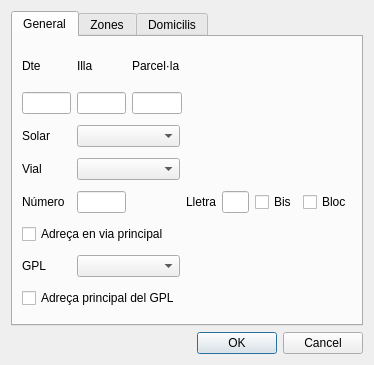
<?xml version="1.0" encoding="UTF-8"?>
<ui version="4.0">
 <class>Dialog</class>
 <widget class="QDialog" name="Dialog">
  <property name="geometry">
   <rect>
    <x>0</x>
    <y>0</y>
    <width>374</width>
    <height>365</height>
   </rect>
  </property>
  <property name="windowTitle">
   <string>Adreces</string>
  </property>
  <layout class="QGridLayout" name="gridLayout">
   <item row="1" column="0">
    <widget class="QDialogButtonBox" name="buttonBox">
     <property name="orientation">
      <enum>Qt::Horizontal</enum>
     </property>
     <property name="standardButtons">
      <set>QDialogButtonBox::Cancel|QDialogButtonBox::Ok</set>
     </property>
    </widget>
   </item>
   <item row="0" column="0">
    <widget class="QTabWidget" name="tabWidget">
     <property name="currentIndex">
      <number>0</number>
     </property>
     <widget class="QWidget" name="tab">
      <attribute name="title">
       <string>General</string>
      </attribute>
      <layout class="QGridLayout" name="gridLayout_4">
       <item row="0" column="0">
        <widget class="QLabel" name="label_19">
         <property name="maximumSize">
          <size>
           <width>16777215</width>
           <height>30</height>
          </size>
         </property>
         <property name="text">
          <string>Dte</string>
         </property>
        </widget>
       </item>
       <item row="0" column="1">
        <widget class="QLabel" name="label_20">
         <property name="maximumSize">
          <size>
           <width>16777215</width>
           <height>30</height>
          </size>
         </property>
         <property name="text">
          <string>Illa</string>
         </property>
        </widget>
       </item>
       <item row="0" column="2">
        <widget class="QLabel" name="label_21">
         <property name="maximumSize">
          <size>
           <width>16777215</width>
           <height>30</height>
          </size>
         </property>
         <property name="text">
          <string>Parcel·la</string>
         </property>
        </widget>
       </item>
       <item row="1" column="0">
        <widget class="QLineEdit" name="lineEdit_12">
         <property name="maximumSize">
          <size>
           <width>50</width>
           <height>16777215</height>
          </size>
         </property>
         <property name="text">
          <string/>
         </property>
        </widget>
       </item>
       <item row="1" column="1">
        <widget class="QLineEdit" name="lineEdit_13">
         <property name="maximumSize">
          <size>
           <width>50</width>
           <height>16777215</height>
          </size>
         </property>
         <property name="text">
          <string/>
         </property>
        </widget>
       </item>
       <item row="1" column="2" colspan="2">
        <widget class="QLineEdit" name="lineEdit_14">
         <property name="maximumSize">
          <size>
           <width>50</width>
           <height>16777215</height>
          </size>
         </property>
         <property name="text">
          <string/>
         </property>
        </widget>
       </item>
       <item row="2" column="0">
        <widget class="QLabel" name="label_2">
         <property name="text">
          <string>Solar</string>
         </property>
        </widget>
       </item>
       <item row="2" column="1" colspan="2">
        <widget class="QComboBox" name="comboBox_2"/>
       </item>
       <item row="3" column="0">
        <widget class="QLabel" name="label_3">
         <property name="text">
          <string>Vial</string>
         </property>
        </widget>
       </item>
       <item row="3" column="1" colspan="2">
        <widget class="QComboBox" name="comboBox"/>
       </item>
       <item row="4" column="0">
        <widget class="QLabel" name="label_22">
         <property name="text">
          <string>Número</string>
         </property>
        </widget>
       </item>
       <item row="4" column="1">
        <widget class="QLineEdit" name="lineEdit_15">
         <property name="maximumSize">
          <size>
           <width>50</width>
           <height>16777215</height>
          </size>
         </property>
         <property name="text">
          <string/>
         </property>
        </widget>
       </item>
       <item row="4" column="3">
        <widget class="QLabel" name="label_23">
         <property name="text">
          <string>Lletra</string>
         </property>
        </widget>
       </item>
       <item row="4" column="4">
        <widget class="QLineEdit" name="lineEdit_16">
         <property name="maximumSize">
          <size>
           <width>50</width>
           <height>16777215</height>
          </size>
         </property>
         <property name="text">
          <string/>
         </property>
        </widget>
       </item>
       <item row="4" column="5">
        <widget class="QCheckBox" name="checkBox">
         <property name="text">
          <string>Bis</string>
         </property>
        </widget>
       </item>
       <item row="4" column="6">
        <widget class="QCheckBox" name="checkBox_2">
         <property name="text">
          <string>Bloc</string>
         </property>
        </widget>
       </item>
       <item row="5" column="0" colspan="3">
        <widget class="QCheckBox" name="checkBox_3">
         <property name="text">
          <string>Adreça en via principal</string>
         </property>
        </widget>
       </item>
       <item row="6" column="0">
        <widget class="QLabel" name="label_4">
         <property name="text">
          <string>GPL</string>
         </property>
        </widget>
       </item>
       <item row="6" column="1" colspan="2">
        <widget class="QComboBox" name="comboBox_3"/>
       </item>
       <item row="7" column="0" colspan="3">
        <widget class="QCheckBox" name="checkBox_4">
         <property name="text">
          <string>Adreça principal del GPL</string>
         </property>
        </widget>
       </item>
      </layout>
     </widget>
     <widget class="QWidget" name="tab_2">
      <attribute name="title">
       <string>Zones</string>
      </attribute>
      <layout class="QGridLayout" name="gridLayout_3">
       <item row="0" column="0">
        <widget class="QLabel" name="label_29">
         <property name="text">
          <string>Codi postal 080</string>
         </property>
        </widget>
       </item>
       <item row="0" column="1">
        <widget class="QLineEdit" name="lineEdit_22">
         <property name="maximumSize">
          <size>
           <width>50</width>
           <height>16777215</height>
          </size>
         </property>
         <property name="text">
          <string/>
         </property>
        </widget>
       </item>
       <item row="1" column="0" colspan="2">
        <widget class="QTableView" name="tableView"/>
       </item>
      </layout>
     </widget>
     <widget class="QWidget" name="tab_3">
      <attribute name="title">
       <string>Domicilis</string>
      </attribute>
      <layout class="QGridLayout" name="gridLayout_2">
       <item row="0" column="0">
        <widget class="QTableView" name="tableView_2"/>
       </item>
       <item row="1" column="0">
        <widget class="QPushButton" name="pushButton">
         <property name="text">
          <string>Consultar</string>
         </property>
        </widget>
       </item>
      </layout>
     </widget>
    </widget>
   </item>
  </layout>
 </widget>
 <resources/>
 <connections>
  <connection>
   <sender>buttonBox</sender>
   <signal>accepted()</signal>
   <receiver>Dialog</receiver>
   <slot>accept()</slot>
   <hints>
    <hint type="sourcelabel">
     <x>248</x>
     <y>254</y>
    </hint>
    <hint type="destinationlabel">
     <x>157</x>
     <y>274</y>
    </hint>
   </hints>
  </connection>
  <connection>
   <sender>buttonBox</sender>
   <signal>rejected()</signal>
   <receiver>Dialog</receiver>
   <slot>reject()</slot>
   <hints>
    <hint type="sourcelabel">
     <x>316</x>
     <y>260</y>
    </hint>
    <hint type="destinationlabel">
     <x>286</x>
     <y>274</y>
    </hint>
   </hints>
  </connection>
 </connections>
</ui>
